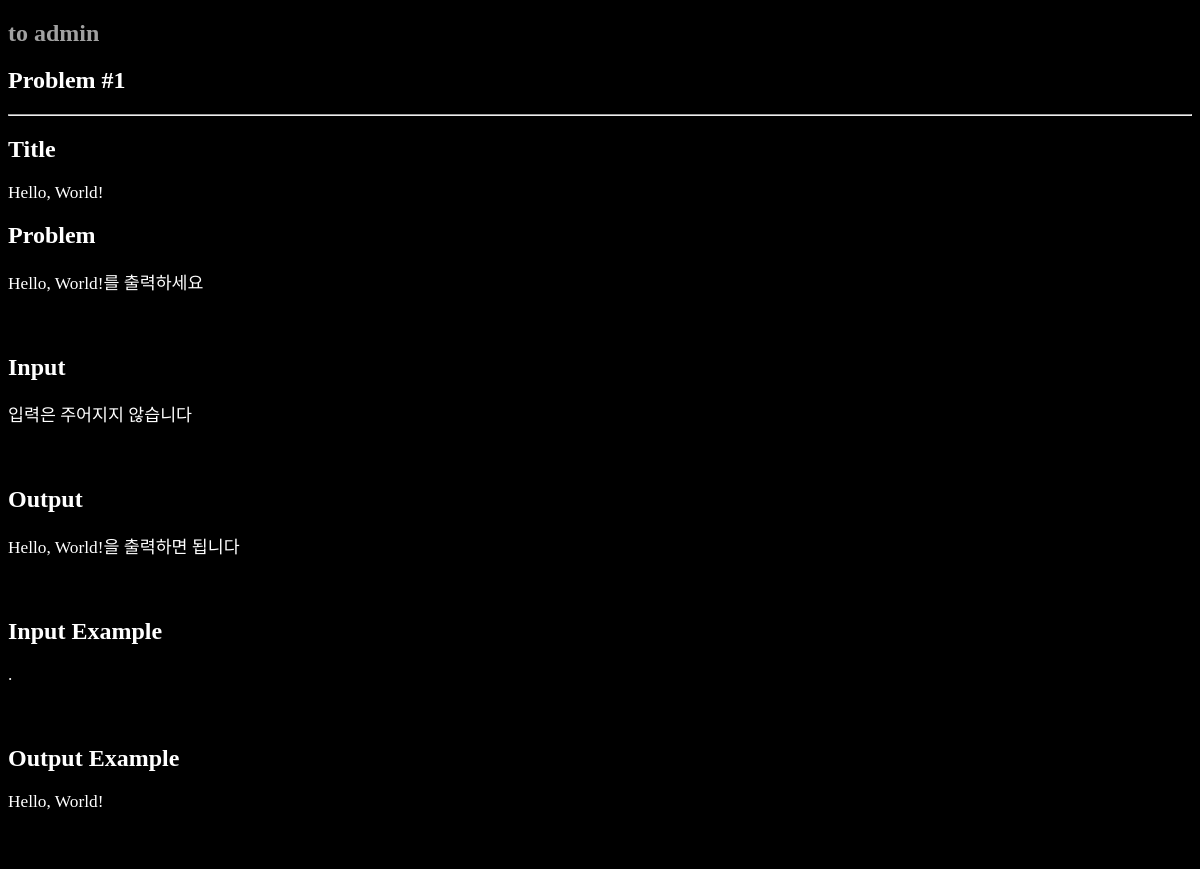
The page /geonguprincesssecretroom/view_problem_info/1 (signed in) on the database its author committed.
### tables this page shows
CREATE TABLE problem (
  problem_num integer primary key autoincrement, 
  problem_name string not null,
  problem_correct integer,
  problem_text_info string not null,
  problem_text_input_info string not null,
  problem_text_output_info string not null,
  problem_input_ex string not null,
  problem_output_ex string not null
);

### GPSR.py (the view)
@app.route('/geonguprincesssecretroom/view_problem_info/<problem_num>',methods=['POST','GET'])
def admin_view_problem_info(problem_num):
    if not g.user:
        return redirect(url_for('home'))
    if g.user['user_id']!='admin':
        return redirect(url_for('home'))
    problem = query_db('select * from problem where problem_num = ?', [problem_num], True)
    return render_template('/admin/admin_view_problem_info.html', problem=problem)

### GPSR.py (called while the page is built)
def connect_db():
    return sqlite3.connect(app.config['DATABASE'])

def query_db(query, args=(), one=False):
    cur = g.db.execute(query, args)
    rv = [dict((cur.description[idx][0], value)
               for idx, value in enumerate(row)) for row in cur.fetchall()]
    return (rv[0] if rv else None) if one else rv

@app.before_request
def before_request():
    g.db = connect_db()
    g.user = None
    if 'user_num' in session:
        g.user = query_db('select * from user where user_num = ?',
                          [session['user_num']], one=True)

@app.teardown_request
def teardown_request(exception):
    if hasattr(g, 'db'):
        g.db.close()

### templates/admin/admin_view_problem_info.html (shortened to what this page needs)
<!doctype html>
<link rel=stylesheet type=text/css href="{{ url_for('static', filename='style.css') }}">
<html>
    <head>
    </head>
    <body>
        <h2><strong><a href="{{ url_for('admin') }}">to admin</a></strong></h2>
        <h2>Problem #{{problem["problem_num"]}}</h2>
        <hr>
        <h2>Title</h2>
        <pre>{{problem.problem_name}}</pre>
        <h2>Problem</h2>
        <pre>{{problem.problem_text_info}}</pre>
        <h2>Input</h2>
        <pre>{{problem.problem_text_input_info}}</pre>
        <h2>Output</h2>
        <pre>{{problem.problem_text_output_info}}</pre>
        <h2>Input Example</h2>
        <pre>{{problem.problem_input_ex}}</pre>
        <h2>Output Example</h2>
        <pre>{{problem.problem_output_ex}}</pre>
    </body>
</html>

### static/style.css (style rules this page uses)
body { background: black; font-family: "?��?��?��??�어 Light"; color:white; }
a { color:#a1a1a1; text-decoration: none; }
pre { font-family: "���������� Light"; color:white; font-size: 13pt; }

### rows shown on the page
problem: problem_num "1", problem_name "Hello, World!", problem_text_info "Hello, World!를 출력하세요", problem_text_input_info "입력은 주어지지 않습니다", problem_text_output_info "Hello, World!을 출력하면 됩니다", problem_input_ex ".", problem_output_ex "Hello, World!"
